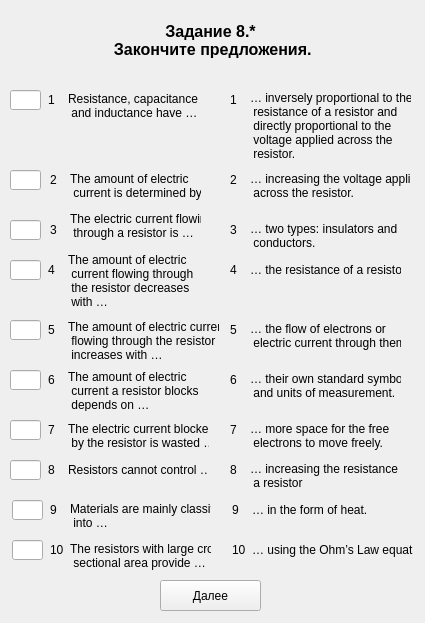
<?xml version="1.0" encoding="UTF-8"?>
<ui version="4.0">
 <class>Zadanie8_part1_var1</class>
 <widget class="QWidget" name="Zadanie8_part1_var1">
  <property name="geometry">
   <rect>
    <x>0</x>
    <y>0</y>
    <width>425</width>
    <height>623</height>
   </rect>
  </property>
  <property name="windowTitle">
   <string>Form</string>
  </property>
  <widget class="QLabel" name="label_title">
   <property name="geometry">
    <rect>
     <x>20</x>
     <y>20</y>
     <width>381</width>
     <height>41</height>
    </rect>
   </property>
   <property name="font">
    <font>
     <pointsize>12</pointsize>
     <weight>75</weight>
     <bold>true</bold>
     <strikeout>false</strikeout>
    </font>
   </property>
   <property name="cursor">
    <cursorShape>ArrowCursor</cursorShape>
   </property>
   <property name="text">
    <string>Задание 8.*
 Закончите предложения.</string>
   </property>
   <property name="textFormat">
    <enum>Qt::AutoText</enum>
   </property>
   <property name="alignment">
    <set>Qt::AlignCenter</set>
   </property>
  </widget>
  <widget class="QLabel" name="label_word_5">
   <property name="geometry">
    <rect>
     <x>68</x>
     <y>320</y>
     <width>151</width>
     <height>41</height>
    </rect>
   </property>
   <property name="text">
    <string>The amount of electric current
 flowing through the resistor
 increases with …</string>
   </property>
  </widget>
  <widget class="QLineEdit" name="lineEdit_answer_10">
   <property name="geometry">
    <rect>
     <x>12</x>
     <y>540</y>
     <width>31</width>
     <height>20</height>
    </rect>
   </property>
  </widget>
  <widget class="QLabel" name="label_number_8">
   <property name="geometry">
    <rect>
     <x>48</x>
     <y>460</y>
     <width>16</width>
     <height>20</height>
    </rect>
   </property>
   <property name="text">
    <string>8</string>
   </property>
  </widget>
  <widget class="QLineEdit" name="lineEdit_answer_3">
   <property name="geometry">
    <rect>
     <x>10</x>
     <y>220</y>
     <width>31</width>
     <height>20</height>
    </rect>
   </property>
  </widget>
  <widget class="QPushButton" name="pushButton_answer">
   <property name="geometry">
    <rect>
     <x>160</x>
     <y>580</y>
     <width>101</width>
     <height>31</height>
    </rect>
   </property>
   <property name="text">
    <string>Далее</string>
   </property>
  </widget>
  <widget class="QLabel" name="label_number_10">
   <property name="geometry">
    <rect>
     <x>50</x>
     <y>540</y>
     <width>16</width>
     <height>20</height>
    </rect>
   </property>
   <property name="text">
    <string>10</string>
   </property>
  </widget>
  <widget class="QLabel" name="label_word_9">
   <property name="geometry">
    <rect>
     <x>70</x>
     <y>500</y>
     <width>141</width>
     <height>31</height>
    </rect>
   </property>
   <property name="text">
    <string>Materials are mainly classified
 into …</string>
   </property>
  </widget>
  <widget class="QLabel" name="label_number_1">
   <property name="geometry">
    <rect>
     <x>48</x>
     <y>90</y>
     <width>16</width>
     <height>20</height>
    </rect>
   </property>
   <property name="text">
    <string>1</string>
   </property>
  </widget>
  <widget class="QLineEdit" name="lineEdit_answer_6">
   <property name="geometry">
    <rect>
     <x>10</x>
     <y>370</y>
     <width>31</width>
     <height>20</height>
    </rect>
   </property>
  </widget>
  <widget class="QLineEdit" name="lineEdit_answer_8">
   <property name="geometry">
    <rect>
     <x>10</x>
     <y>460</y>
     <width>31</width>
     <height>20</height>
    </rect>
   </property>
  </widget>
  <widget class="QLabel" name="label_number_4">
   <property name="geometry">
    <rect>
     <x>48</x>
     <y>260</y>
     <width>16</width>
     <height>20</height>
    </rect>
   </property>
   <property name="text">
    <string>4</string>
   </property>
  </widget>
  <widget class="QLabel" name="label_word_3">
   <property name="geometry">
    <rect>
     <x>70</x>
     <y>210</y>
     <width>131</width>
     <height>31</height>
    </rect>
   </property>
   <property name="text">
    <string>The electric current flowing
 through a resistor is …</string>
   </property>
  </widget>
  <widget class="QLabel" name="label_word_4">
   <property name="geometry">
    <rect>
     <x>68</x>
     <y>250</y>
     <width>131</width>
     <height>61</height>
    </rect>
   </property>
   <property name="text">
    <string>The amount of electric
 current flowing through
 the resistor decreases
 with …</string>
   </property>
  </widget>
  <widget class="QLineEdit" name="lineEdit_answer_9">
   <property name="geometry">
    <rect>
     <x>12</x>
     <y>500</y>
     <width>31</width>
     <height>20</height>
    </rect>
   </property>
  </widget>
  <widget class="QLabel" name="label_word_1">
   <property name="geometry">
    <rect>
     <x>68</x>
     <y>90</y>
     <width>141</width>
     <height>31</height>
    </rect>
   </property>
   <property name="text">
    <string>Resistance, capacitance
 and inductance have …</string>
   </property>
  </widget>
  <widget class="QLabel" name="label_number_9">
   <property name="geometry">
    <rect>
     <x>50</x>
     <y>500</y>
     <width>16</width>
     <height>20</height>
    </rect>
   </property>
   <property name="text">
    <string>9</string>
   </property>
  </widget>
  <widget class="QLabel" name="label_word_8">
   <property name="geometry">
    <rect>
     <x>68</x>
     <y>460</y>
     <width>141</width>
     <height>20</height>
    </rect>
   </property>
   <property name="text">
    <string>Resistors cannot control …</string>
   </property>
  </widget>
  <widget class="QLabel" name="label_word_7">
   <property name="geometry">
    <rect>
     <x>68</x>
     <y>420</y>
     <width>141</width>
     <height>31</height>
    </rect>
   </property>
   <property name="text">
    <string>The electric current blocked
 by the resistor is wasted …</string>
   </property>
  </widget>
  <widget class="QLabel" name="label_word_10">
   <property name="geometry">
    <rect>
     <x>70</x>
     <y>540</y>
     <width>141</width>
     <height>31</height>
    </rect>
   </property>
   <property name="text">
    <string>The resistors with large cross
 sectional area provide …</string>
   </property>
  </widget>
  <widget class="QLabel" name="label_word_2">
   <property name="geometry">
    <rect>
     <x>70</x>
     <y>170</y>
     <width>131</width>
     <height>31</height>
    </rect>
   </property>
   <property name="text">
    <string>The amount of electric
 current is determined by …</string>
   </property>
  </widget>
  <widget class="QLineEdit" name="lineEdit_answer_4">
   <property name="geometry">
    <rect>
     <x>10</x>
     <y>260</y>
     <width>31</width>
     <height>20</height>
    </rect>
   </property>
  </widget>
  <widget class="QLineEdit" name="lineEdit_answer_2">
   <property name="geometry">
    <rect>
     <x>10</x>
     <y>170</y>
     <width>31</width>
     <height>20</height>
    </rect>
   </property>
  </widget>
  <widget class="QLabel" name="label_number_6">
   <property name="geometry">
    <rect>
     <x>48</x>
     <y>370</y>
     <width>16</width>
     <height>20</height>
    </rect>
   </property>
   <property name="text">
    <string>6</string>
   </property>
  </widget>
  <widget class="QLineEdit" name="lineEdit_answer_7">
   <property name="geometry">
    <rect>
     <x>10</x>
     <y>420</y>
     <width>31</width>
     <height>20</height>
    </rect>
   </property>
  </widget>
  <widget class="QLabel" name="label_number_7">
   <property name="geometry">
    <rect>
     <x>48</x>
     <y>420</y>
     <width>16</width>
     <height>20</height>
    </rect>
   </property>
   <property name="text">
    <string>7</string>
   </property>
  </widget>
  <widget class="QLineEdit" name="lineEdit_answer_1">
   <property name="geometry">
    <rect>
     <x>10</x>
     <y>90</y>
     <width>31</width>
     <height>20</height>
    </rect>
   </property>
   <property name="text">
    <string/>
   </property>
  </widget>
  <widget class="QLabel" name="label_number_2">
   <property name="geometry">
    <rect>
     <x>50</x>
     <y>170</y>
     <width>16</width>
     <height>20</height>
    </rect>
   </property>
   <property name="text">
    <string>2</string>
   </property>
  </widget>
  <widget class="QLabel" name="label_number_5">
   <property name="geometry">
    <rect>
     <x>48</x>
     <y>320</y>
     <width>16</width>
     <height>20</height>
    </rect>
   </property>
   <property name="text">
    <string>5</string>
   </property>
  </widget>
  <widget class="QLabel" name="label_number_3">
   <property name="geometry">
    <rect>
     <x>50</x>
     <y>220</y>
     <width>16</width>
     <height>20</height>
    </rect>
   </property>
   <property name="text">
    <string>3</string>
   </property>
  </widget>
  <widget class="QLabel" name="label_word_6">
   <property name="geometry">
    <rect>
     <x>68</x>
     <y>370</y>
     <width>141</width>
     <height>41</height>
    </rect>
   </property>
   <property name="text">
    <string>The amount of electric
 current a resistor blocks
 depends on …</string>
   </property>
  </widget>
  <widget class="QLineEdit" name="lineEdit_answer_5">
   <property name="geometry">
    <rect>
     <x>10</x>
     <y>320</y>
     <width>31</width>
     <height>20</height>
    </rect>
   </property>
  </widget>
  <widget class="QLabel" name="label_word_16">
   <property name="geometry">
    <rect>
     <x>252</x>
     <y>540</y>
     <width>161</width>
     <height>20</height>
    </rect>
   </property>
   <property name="text">
    <string>… using the Ohm’s Law equation.</string>
   </property>
  </widget>
  <widget class="QLabel" name="label_word_17">
   <property name="geometry">
    <rect>
     <x>250</x>
     <y>260</y>
     <width>151</width>
     <height>20</height>
    </rect>
   </property>
   <property name="text">
    <string>… the resistance of a resistor.</string>
   </property>
  </widget>
  <widget class="QLabel" name="label_word_18">
   <property name="geometry">
    <rect>
     <x>252</x>
     <y>500</y>
     <width>151</width>
     <height>20</height>
    </rect>
   </property>
   <property name="text">
    <string>… in the form of heat.</string>
   </property>
  </widget>
  <widget class="QLabel" name="label_word_20">
   <property name="geometry">
    <rect>
     <x>250</x>
     <y>420</y>
     <width>151</width>
     <height>31</height>
    </rect>
   </property>
   <property name="text">
    <string>… more space for the free
 electrons to move freely.</string>
   </property>
  </widget>
  <widget class="QLabel" name="label_word_21">
   <property name="geometry">
    <rect>
     <x>250</x>
     <y>460</y>
     <width>151</width>
     <height>31</height>
    </rect>
   </property>
   <property name="text">
    <string>… increasing the resistance of
 a resistor</string>
   </property>
  </widget>
  <widget class="QLabel" name="label_word_23">
   <property name="geometry">
    <rect>
     <x>250</x>
     <y>220</y>
     <width>151</width>
     <height>31</height>
    </rect>
   </property>
   <property name="text">
    <string>… two types: insulators and
 conductors.</string>
   </property>
  </widget>
  <widget class="QLabel" name="label_word_24">
   <property name="geometry">
    <rect>
     <x>250</x>
     <y>370</y>
     <width>151</width>
     <height>31</height>
    </rect>
   </property>
   <property name="text">
    <string>… their own standard symbols
 and units of measurement.</string>
   </property>
  </widget>
  <widget class="QLabel" name="label_word_26">
   <property name="geometry">
    <rect>
     <x>250</x>
     <y>320</y>
     <width>151</width>
     <height>31</height>
    </rect>
   </property>
   <property name="text">
    <string>… the flow of electrons or
 electric current through them.</string>
   </property>
  </widget>
  <widget class="QLabel" name="label_word_29">
   <property name="geometry">
    <rect>
     <x>250</x>
     <y>90</y>
     <width>161</width>
     <height>71</height>
    </rect>
   </property>
   <property name="text">
    <string>… inversely proportional to the
 resistance of a resistor and
 directly proportional to the
 voltage applied across the
 resistor.</string>
   </property>
  </widget>
  <widget class="QLabel" name="label_word_30">
   <property name="geometry">
    <rect>
     <x>250</x>
     <y>170</y>
     <width>161</width>
     <height>31</height>
    </rect>
   </property>
   <property name="text">
    <string>… increasing the voltage applied
 across the resistor.</string>
   </property>
  </widget>
  <widget class="QLabel" name="label_number_11">
   <property name="geometry">
    <rect>
     <x>230</x>
     <y>90</y>
     <width>16</width>
     <height>20</height>
    </rect>
   </property>
   <property name="text">
    <string>1</string>
   </property>
  </widget>
  <widget class="QLabel" name="label_number_12">
   <property name="geometry">
    <rect>
     <x>230</x>
     <y>170</y>
     <width>16</width>
     <height>20</height>
    </rect>
   </property>
   <property name="text">
    <string>2</string>
   </property>
  </widget>
  <widget class="QLabel" name="label_number_13">
   <property name="geometry">
    <rect>
     <x>230</x>
     <y>220</y>
     <width>16</width>
     <height>20</height>
    </rect>
   </property>
   <property name="text">
    <string>3</string>
   </property>
  </widget>
  <widget class="QLabel" name="label_number_14">
   <property name="geometry">
    <rect>
     <x>230</x>
     <y>260</y>
     <width>16</width>
     <height>20</height>
    </rect>
   </property>
   <property name="text">
    <string>4</string>
   </property>
  </widget>
  <widget class="QLabel" name="label_number_15">
   <property name="geometry">
    <rect>
     <x>230</x>
     <y>370</y>
     <width>16</width>
     <height>20</height>
    </rect>
   </property>
   <property name="text">
    <string>6</string>
   </property>
  </widget>
  <widget class="QLabel" name="label_number_16">
   <property name="geometry">
    <rect>
     <x>230</x>
     <y>420</y>
     <width>16</width>
     <height>20</height>
    </rect>
   </property>
   <property name="text">
    <string>7</string>
   </property>
  </widget>
  <widget class="QLabel" name="label_number_17">
   <property name="geometry">
    <rect>
     <x>232</x>
     <y>540</y>
     <width>16</width>
     <height>20</height>
    </rect>
   </property>
   <property name="text">
    <string>10</string>
   </property>
  </widget>
  <widget class="QLabel" name="label_number_18">
   <property name="geometry">
    <rect>
     <x>230</x>
     <y>320</y>
     <width>16</width>
     <height>20</height>
    </rect>
   </property>
   <property name="text">
    <string>5</string>
   </property>
  </widget>
  <widget class="QLabel" name="label_number_19">
   <property name="geometry">
    <rect>
     <x>232</x>
     <y>500</y>
     <width>16</width>
     <height>20</height>
    </rect>
   </property>
   <property name="text">
    <string>9</string>
   </property>
  </widget>
  <widget class="QLabel" name="label_number_20">
   <property name="geometry">
    <rect>
     <x>230</x>
     <y>460</y>
     <width>16</width>
     <height>20</height>
    </rect>
   </property>
   <property name="text">
    <string>8</string>
   </property>
  </widget>
  <widget class="QLabel" name="label_timer">
   <property name="geometry">
    <rect>
     <x>270</x>
     <y>580</y>
     <width>141</width>
     <height>31</height>
    </rect>
   </property>
   <property name="text">
    <string/>
   </property>
  </widget>
 </widget>
 <resources/>
 <connections/>
</ui>
